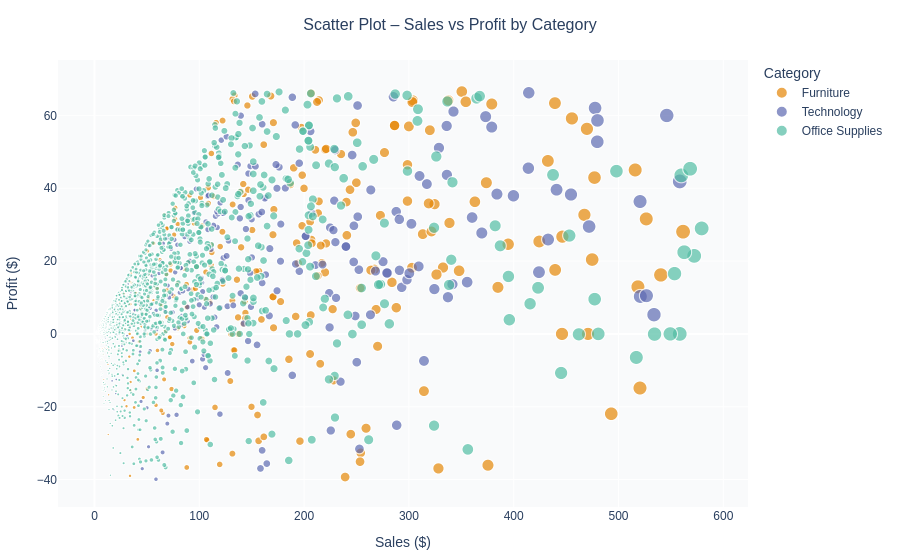

Here is the notebook cell this chart was saved with:
### Code cell
# CHART 5: SCATTER PLOT – Sales vs Profit by Category (colorful)

fig_scatter = px.scatter(
    df.sample(n=min(2000, len(df)), random_state=42),
    x="Sales",
    y="Profit",
    color="Category",                        # colour by Category
    color_discrete_sequence=px.colors.qualitative.Vivid,  # colorful distinct palette
    size="Sales",
    size_max=15,
    opacity=0.7,
    labels={
        "Sales"    : "Sales ($)",
        "Profit"   : "Profit ($)",
        "Category" : "Category",
    },
    hover_data={"Category": True, "Sub-Category": True},
)
fig_scatter.update_traces(
    hovertemplate=(
        "<b>%{fullData.name}</b><br>"
        "<b>Sub-Category:</b> %{customdata[1]}<br>"
        "Sales: $%{x:,.0f}<br>"
        "Profit: $%{y:,.0f}<extra></extra>"
    )
)
fig_scatter = style(fig_scatter, "Scatter Plot – Sales vs Profit by Category")
fig_scatter.show()

### Figure 1 — Plotly figure (JSON) as saved in the notebook; plotly's stock layout.template omitted (floating-point values rounded to 4 significant figures; data arrays with more than 128 entries replaced by an {"elided": "..."} marker saying what was removed)
{"data": [{"customdata": {"elided": "295x2 str values"}, "hovertemplate": "<b>%{fullData.name}</b><br><b>Sub-Category:</b> %{customdata[1]}<br>Sales: $%{x:,.0f}<br>Profit: $%{y:,.0f}<extra></extra>", "legendgroup": "Furniture", "marker": {"color": "rgb(229, 134, 6)", "opacity": 0.7, "size": {"elided": "295 float values"}, "sizemode": "area", "sizeref": 2.575, "symbol": "circle"}, "mode": "markers", "name": "Furniture", "showlegend": true, "type": "scattergl", "x": {"elided": "295 float values"}, "xaxis": "x", "y": {"elided": "295 float values"}, "yaxis": "y"}, {"customdata": {"elided": "254x2 str values"}, "hovertemplate": "<b>%{fullData.name}</b><br><b>Sub-Category:</b> %{customdata[1]}<br>Sales: $%{x:,.0f}<br>Profit: $%{y:,.0f}<extra></extra>", "legendgroup": "Technology", "marker": {"color": "rgb(93, 105, 177)", "opacity": 0.7, "size": {"elided": "254 float values"}, "sizemode": "area", "sizeref": 2.575, "symbol": "circle"}, "mode": "markers", "name": "Technology", "showlegend": true, "type": "scattergl", "x": {"elided": "254 float values"}, "xaxis": "x", "y": {"elided": "254 float values"}, "yaxis": "y"}, {"customdata": {"elided": "1451x2 str values"}, "hovertemplate": "<b>%{fullData.name}</b><br><b>Sub-Category:</b> %{customdata[1]}<br>Sales: $%{x:,.0f}<br>Profit: $%{y:,.0f}<extra></extra>", "legendgroup": "Office Supplies", "marker": {"color": "rgb(82, 188, 163)", "opacity": 0.7, "size": {"elided": "1451 float values"}, "sizemode": "area", "sizeref": 2.575, "symbol": "circle"}, "mode": "markers", "name": "Office Supplies", "showlegend": true, "type": "scattergl", "x": {"elided": "1451 float values"}, "xaxis": "x", "y": {"elided": "1451 float values"}, "yaxis": "y"}], "layout": {"font": {"family": "Arial"}, "hovermode": "closest", "legend": {"itemsizing": "constant", "title": {"text": "Category"}, "tracegroupgap": 0}, "margin": {"b": 40, "l": 40, "r": 40, "t": 60}, "paper_bgcolor": "white", "plot_bgcolor": "#f9fafb", "title": {"font": {"size": 16}, "text": "Scatter Plot – Sales vs Profit by Category", "x": 0.5, "xanchor": "center"}, "xaxis": {"anchor": "y", "domain": [0, 1], "title": {"text": "Sales ($)"}}, "yaxis": {"anchor": "x", "domain": [0, 1], "title": {"text": "Profit ($)"}}}}
